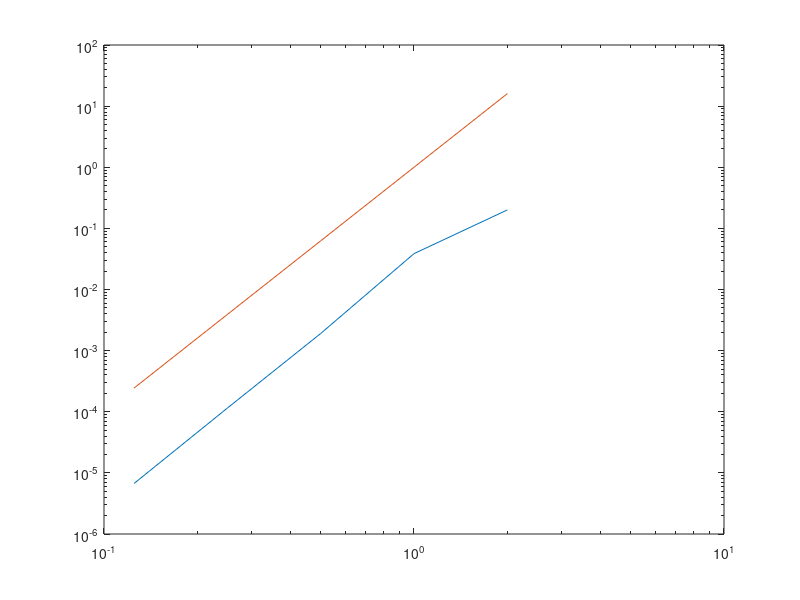

Write MATLAB code to recreate this figure.
h = [2 1 0.5 0.25 0.125] ;

err = [-0.982312065984153 + 0.416278887774143i, ...
 -0.880266215998654 + 0.625892986826631i, ...
 -0.877906934286652 + 0.589244757885101i, ...
 -0.878041319017673 + 0.587458866825627i, ...
 -0.878050367696353 + 0.587351167647703i] - ...
 (-0.878050934828305 + 0.587344486879628i); % these values come from scattering_variable_beta.m;

err = abs(err);

loglog(h,err); hold on;
loglog(h,h.^4);
